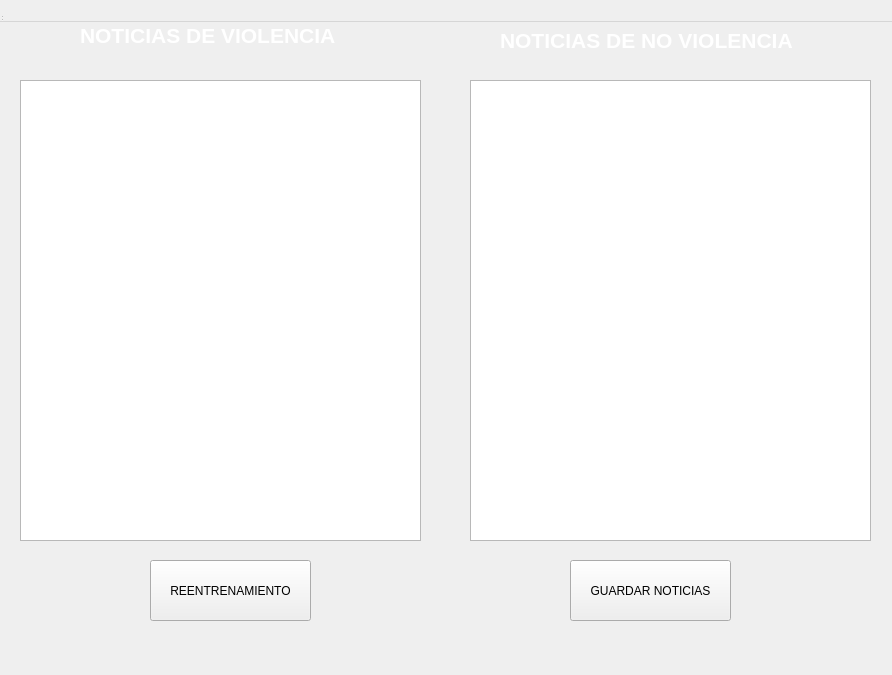
<?xml version="1.0" encoding="UTF-8"?>
<ui version="4.0">
 <class>MainWindow</class>
 <widget class="QWidget" name="MainWindow">
  <property name="geometry">
   <rect>
    <x>0</x>
    <y>0</y>
    <width>892</width>
    <height>675</height>
   </rect>
  </property>
  <property name="windowTitle">
   <string>MainWindow</string>
  </property>
  <property name="styleSheet">
   <string notr="true">background-image: url(:/copy.jpg);

</string>
  </property>
  <widget class="QWidget" name="centralwidget">
   <widget class="QLabel" name="lbl_Noticias_Vg">
    <property name="geometry">
     <rect>
      <x>80</x>
      <y>10</y>
      <width>361</width>
      <height>51</height>
     </rect>
    </property>
    <property name="text">
     <string>&lt;html&gt;&lt;head/&gt;&lt;body&gt;&lt;p&gt;&lt;span style=&quot; font-size:16pt; font-weight:600; color:#ffffff;&quot;&gt;NOTICIAS DE VIOLENCIA&lt;/span&gt;&lt;/p&gt;&lt;/body&gt;&lt;/html&gt;</string>
    </property>
   </widget>
   <widget class="QLabel" name="lbl_Noticias_Nvg">
    <property name="geometry">
     <rect>
      <x>500</x>
      <y>10</y>
      <width>351</width>
      <height>61</height>
     </rect>
    </property>
    <property name="text">
     <string>&lt;html&gt;&lt;head/&gt;&lt;body&gt;&lt;p&gt;&lt;span style=&quot; font-size:16pt; font-weight:600; color:#ffffff;&quot;&gt;NOTICIAS DE NO VIOLENCIA&lt;/span&gt;&lt;/p&gt;&lt;/body&gt;&lt;/html&gt;</string>
    </property>
   </widget>
   <widget class="QTableWidget" name="tbl_Vg">
    <property name="geometry">
     <rect>
      <x>20</x>
      <y>80</y>
      <width>401</width>
      <height>461</height>
     </rect>
    </property>
   </widget>
   <widget class="QTableWidget" name="tbl_Nvg">
    <property name="geometry">
     <rect>
      <x>470</x>
      <y>80</y>
      <width>401</width>
      <height>461</height>
     </rect>
    </property>
   </widget>
   <widget class="QPushButton" name="btt_Reentreno">
    <property name="geometry">
     <rect>
      <x>150</x>
      <y>560</y>
      <width>161</width>
      <height>61</height>
     </rect>
    </property>
    <property name="text">
     <string>REENTRENAMIENTO</string>
    </property>
   </widget>
   <widget class="QPushButton" name="btt_Guardar_Noticias">
    <property name="geometry">
     <rect>
      <x>570</x>
      <y>560</y>
      <width>161</width>
      <height>61</height>
     </rect>
    </property>
    <property name="text">
     <string>GUARDAR NOTICIAS</string>
    </property>
   </widget>
  </widget>
  <widget class="QMenuBar" name="menubar">
   <property name="geometry">
    <rect>
     <x>0</x>
     <y>0</y>
     <width>892</width>
     <height>22</height>
    </rect>
   </property>
  </widget>
  <widget class="QStatusBar" name="statusbar"/>
 </widget>
 <resources/>
 <connections/>
</ui>
